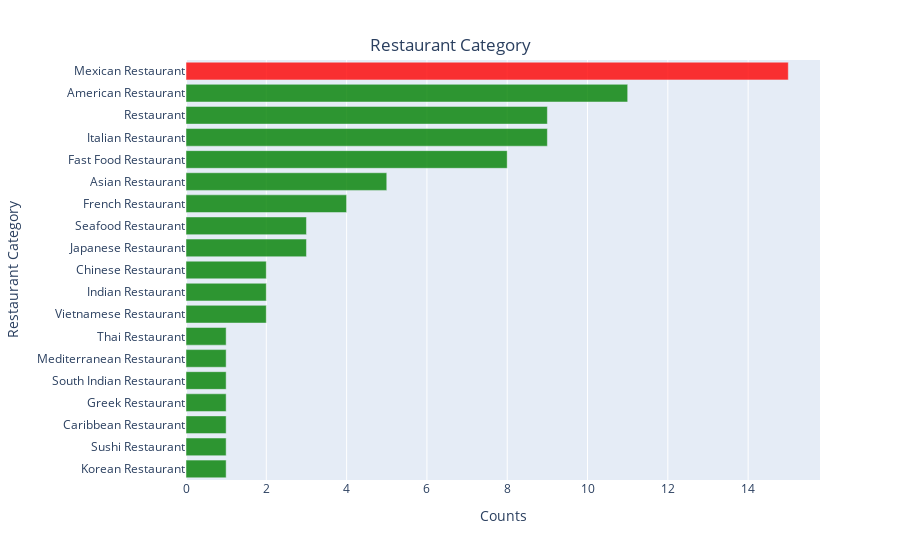

The cell this chart's notebook holds for it:
### Code cell
# visualize the restaurants using barchart
import plotly.express as px 
df = restaurant_category.sort_values(by="Counts", ascending=True, ignore_index=True)

fig = px.bar(df, x="Counts", y="Restaurant Category", orientation='h') 

fig.update_layout(
    title={
        'text': "Restaurant Category",
        'y':0.93,
        'x':0.5,
        'xanchor': 'center',
        'yanchor': 'top'})

colors = ['green', ] * df["Counts"].count()
colors[int(df[df["Counts"] == max(df["Counts"])].index[0])] = 'red'
fig.update_traces(marker=dict(color=colors, opacity=0.8))

fig.show()

### Figure 1 — Plotly figure (JSON) as saved in the notebook; plotly's stock layout.template omitted (floating-point values rounded to 4 significant figures)
{"data": [{"alignmentgroup": "True", "hovertemplate": "Counts=%{x}<br>Restaurant Category=%{y}<extra></extra>", "legendgroup": "", "marker": {"color": ["green", "green", "green", "green", "green", "green", "green", "green", "green", "green", "green", "green", "green", "green", "green", "green", "green", "green", "red"], "opacity": 0.8}, "name": "", "offsetgroup": "", "orientation": "h", "showlegend": false, "textposition": "auto", "type": "bar", "x": [1, 1, 1, 1, 1, 1, 1, 2, 2, 2, 3, 3, 4, 5, 8, 9, 9, 11, 15], "xaxis": "x", "y": ["Korean Restaurant", "Sushi Restaurant", "Caribbean Restaurant", "Greek Restaurant", "South Indian Restaurant", "Mediterranean Restaurant", "Thai Restaurant", "Vietnamese Restaurant", "Indian Restaurant", "Chinese Restaurant", "Japanese Restaurant", "Seafood Restaurant", "French Restaurant", "Asian Restaurant", "Fast Food Restaurant", "Italian Restaurant", "Restaurant", "American Restaurant", "Mexican Restaurant"], "yaxis": "y"}], "layout": {"barmode": "relative", "legend": {"tracegroupgap": 0}, "margin": {"t": 60}, "title": {"text": "Restaurant Category", "x": 0.5, "xanchor": "center", "y": 0.93, "yanchor": "top"}, "xaxis": {"anchor": "y", "domain": [0, 1], "title": {"text": "Counts"}}, "yaxis": {"anchor": "x", "domain": [0, 1], "title": {"text": "Restaurant Category"}}}}
